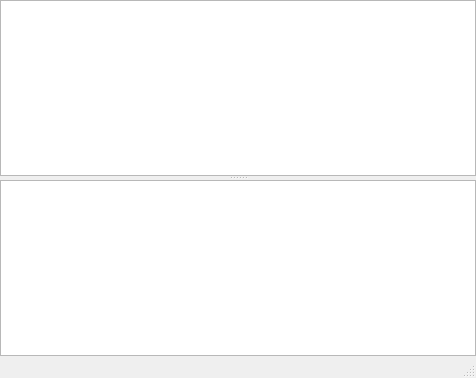
<?xml version="1.0" encoding="UTF-8"?>
<ui version="4.0">
 <class>MainWindow</class>
 <widget class="QMainWindow" name="MainWindow">
  <property name="geometry">
   <rect>
    <x>0</x>
    <y>0</y>
    <width>476</width>
    <height>378</height>
   </rect>
  </property>
  <property name="windowTitle">
   <string>TikZiT - untitled</string>
  </property>
  <widget class="QWidget" name="centralWidget">
   <layout class="QVBoxLayout" name="verticalLayout">
    <property name="leftMargin">
     <number>0</number>
    </property>
    <property name="topMargin">
     <number>0</number>
    </property>
    <property name="rightMargin">
     <number>0</number>
    </property>
    <property name="bottomMargin">
     <number>0</number>
    </property>
    <item>
     <widget class="QSplitter" name="splitter">
      <property name="orientation">
       <enum>Qt::Vertical</enum>
      </property>
      <widget class="TikzView" name="tikzView"/>
      <widget class="QTextEdit" name="tikzSource">
       <property name="font">
        <font>
         <family>Courier New</family>
         <pointsize>10</pointsize>
        </font>
       </property>
       <property name="lineWrapMode">
        <enum>QTextEdit::NoWrap</enum>
       </property>
       <property name="html">
        <string>&lt;!DOCTYPE HTML PUBLIC &quot;-//W3C//DTD HTML 4.0//EN&quot; &quot;http://www.w3.org/TR/REC-html40/strict.dtd&quot;&gt;
&lt;html&gt;&lt;head&gt;&lt;meta name=&quot;qrichtext&quot; content=&quot;1&quot; /&gt;&lt;style type=&quot;text/css&quot;&gt;
p, li { white-space: pre-wrap; }
&lt;/style&gt;&lt;/head&gt;&lt;body style=&quot; font-family:'Courier New'; font-size:10pt; font-weight:400; font-style:normal;&quot;&gt;
&lt;p style=&quot;-qt-paragraph-type:empty; margin-top:0px; margin-bottom:0px; margin-left:0px; margin-right:0px; -qt-block-indent:0; text-indent:0px; font-family:'.SF NS Text'; font-size:13pt;&quot;&gt;&lt;br /&gt;&lt;/p&gt;&lt;/body&gt;&lt;/html&gt;</string>
       </property>
       <property name="tabStopWidth">
        <number>20</number>
       </property>
      </widget>
     </widget>
    </item>
   </layout>
  </widget>
  <widget class="QStatusBar" name="statusBar"/>
  <action name="actionNew">
   <property name="text">
    <string>New...</string>
   </property>
  </action>
  <action name="actionOpen">
   <property name="text">
    <string>Open...</string>
   </property>
  </action>
  <action name="actionClose">
   <property name="text">
    <string>Close</string>
   </property>
  </action>
  <action name="actionSave">
   <property name="text">
    <string>Save</string>
   </property>
  </action>
  <action name="actionSave_As">
   <property name="text">
    <string>Save As...</string>
   </property>
  </action>
  <action name="actionUndo">
   <property name="text">
    <string>Undo</string>
   </property>
  </action>
  <action name="actionRedo">
   <property name="text">
    <string>Redo</string>
   </property>
  </action>
  <action name="actionCut">
   <property name="text">
    <string>Cut</string>
   </property>
  </action>
  <action name="actionCopy">
   <property name="text">
    <string>Copy</string>
   </property>
  </action>
  <action name="actionPase">
   <property name="text">
    <string>Paste</string>
   </property>
  </action>
  <action name="actionDelete">
   <property name="text">
    <string>Delete</string>
   </property>
  </action>
  <action name="actionSelect_All">
   <property name="text">
    <string>Select All</string>
   </property>
  </action>
  <action name="actionDeselect_All">
   <property name="text">
    <string>Deselect All</string>
   </property>
  </action>
  <action name="actionParse">
   <property name="text">
    <string>Parse</string>
   </property>
   <property name="shortcut">
    <string>Ctrl+T</string>
   </property>
  </action>
  <action name="actionZoom_In">
   <property name="text">
    <string>Zoom In</string>
   </property>
   <property name="shortcut">
    <string>Ctrl+=</string>
   </property>
  </action>
  <action name="actionZoom_Out">
   <property name="text">
    <string>Zoom Out</string>
   </property>
   <property name="shortcut">
    <string>Ctrl+-</string>
   </property>
  </action>
 </widget>
 <layoutdefault spacing="6" margin="11"/>
 <customwidgets>
  <customwidget>
   <class>TikzView</class>
   <extends>QGraphicsView</extends>
   <header>tikzview.h</header>
   <slots>
    <slot>zoomIn()</slot>
    <slot>zoomOut()</slot>
   </slots>
  </customwidget>
 </customwidgets>
 <resources/>
 <connections>
  <connection>
   <sender>actionZoom_In</sender>
   <signal>triggered()</signal>
   <receiver>tikzView</receiver>
   <slot>zoomIn()</slot>
   <hints>
    <hint type="sourcelabel">
     <x>-1</x>
     <y>-1</y>
    </hint>
    <hint type="destinationlabel">
     <x>237</x>
     <y>103</y>
    </hint>
   </hints>
  </connection>
  <connection>
   <sender>actionZoom_Out</sender>
   <signal>triggered()</signal>
   <receiver>tikzView</receiver>
   <slot>zoomOut()</slot>
   <hints>
    <hint type="sourcelabel">
     <x>-1</x>
     <y>-1</y>
    </hint>
    <hint type="destinationlabel">
     <x>237</x>
     <y>103</y>
    </hint>
   </hints>
  </connection>
 </connections>
</ui>
